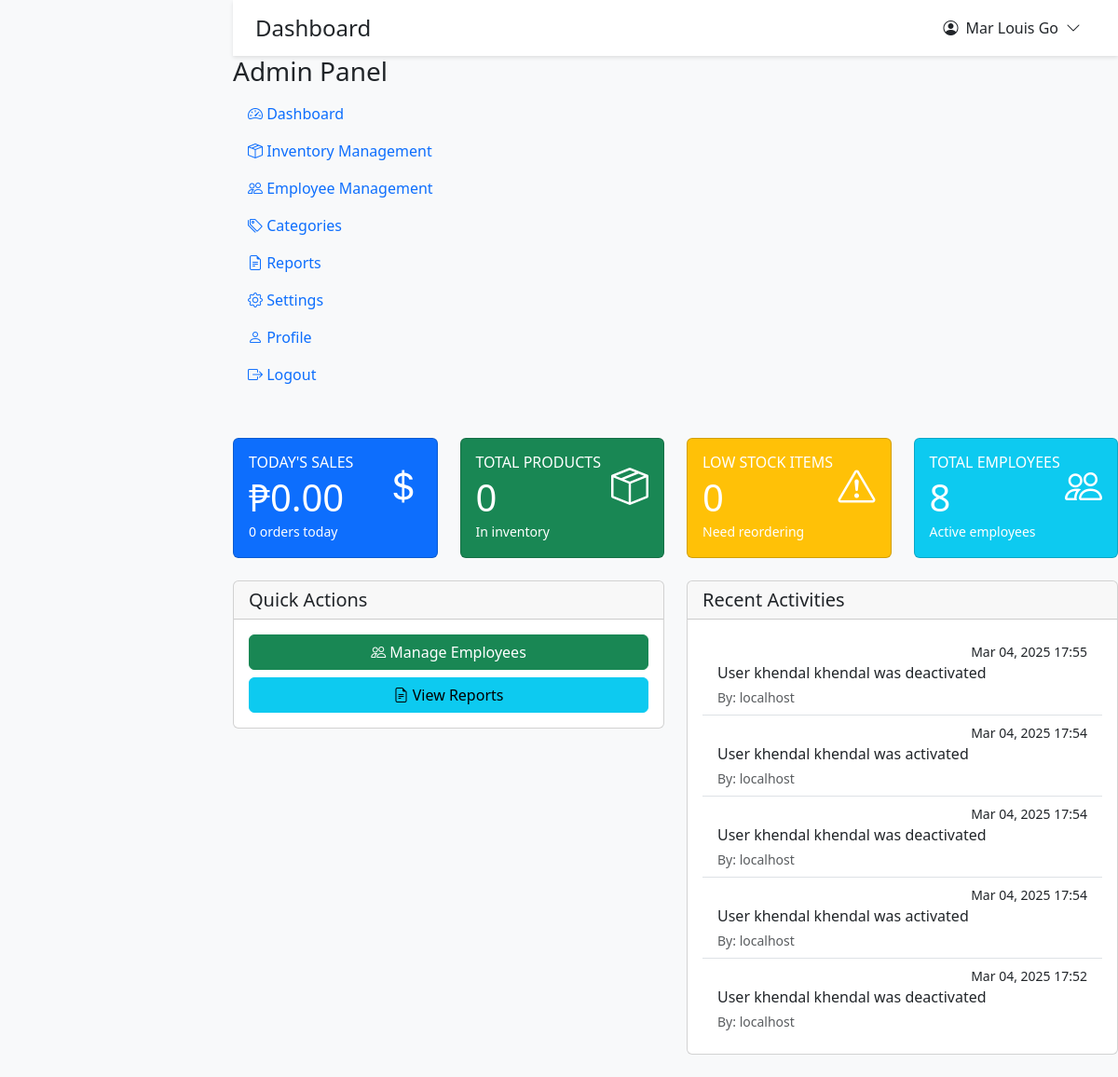
The app's page /roles/admin/dashboard.php (signed in), older data.
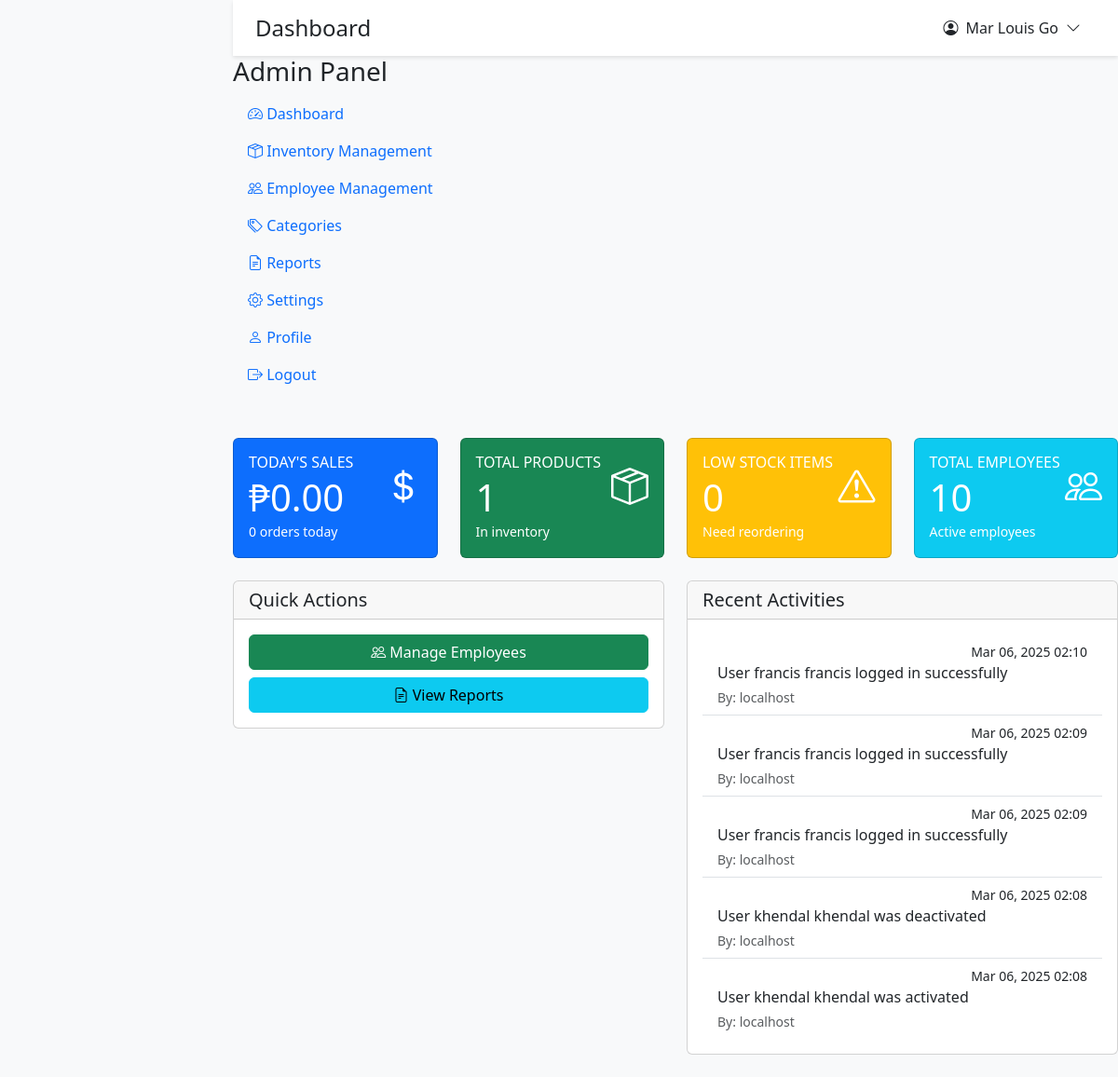
The same page, newer data.
### tables this page shows
CREATE TABLE `tbl_transaction_log` (
  `transaction_log_id` int(11) NOT NULL,
  `payment_id` int(11) DEFAULT NULL,
  `transaction_type` enum('purchase','refund','adjustment') NOT NULL,
  `transaction_amount` decimal(10,2) DEFAULT NULL,
  `transaction_description` text DEFAULT NULL,
  `transaction_date` timestamp NOT NULL DEFAULT current_timestamp()
);

### roles/admin/dashboard.php (the view, shortened to what the changed rows need)
<?php
require_once '../../config/database.php';
require_once '../../includes/header.php';
$query = "SELECT COUNT(*) as total FROM tbl_products";
$result = $conn->query($query);
$total_products = $result->fetch_assoc()['total'];
$query = "SELECT COUNT(*) as total FROM tbl_employee";
$result = $conn->query($query);
$total_employees = $result->fetch_assoc()['total'];
?>
<div class="row">
    <div class="col-md-3 mb-4">
        <div class="card bg-success text-white h-100">
            <div class="card-body">
                <div class="d-flex justify-content-between align-items-center">
                    <div>
                        <h6 class="text-uppercase mb-1">Total Products</h6>
                        <h3 class="display-6 mb-0"><?php echo $total_products; ?></h3>
                    </div>
                </div>
            </div>
        </div>
    </div>
    <div class="col-md-3 mb-4">
        <div class="card bg-info text-white h-100">
            <div class="card-body">
                <div class="d-flex justify-content-between align-items-center">
                    <div>
                        <h6 class="text-uppercase mb-1">Total Employees</h6>
                        <h3 class="display-6 mb-0"><?php echo $total_employees; ?></h3>
                    </div>
                </div>
            </div>
        </div>
    </div>
</div>
<div class="row mb-4">
    <div class="col-md-6">
        <div class="card">
            <div class="card-body">
                <div class="list-group list-group-flush">
                    <?php
                    $query = "SELECT t.*
                             FROM tbl_transaction_log t
                             ORDER BY t.transaction_date DESC LIMIT 5";
                    $result = $conn->query($query);
                    if ($result && $result->num_rows > 0) {
                        while ($activity = $result->fetch_assoc()) {
                            echo '<div class="list-group-item">';
                            echo '<div class="d-flex w-100 justify-content-between">';
                            echo '<small>' . date('M d, Y H:i', strtotime($activity['transaction_date'])) . '</small>';
                            echo '</div>';
                            $description = $activity['transaction_description'];
                            $creator_name = '';
                            echo '<p class="mb-1">' . htmlspecialchars($description) . '</p>';
                            echo '<div class="d-flex justify-content-between align-items-center">';
                            if ($creator_name) {
                                if ($creator_name === $_SESSION['full_name']) {
                                    echo '<small class="text-primary">By: You</small>';
                                } else {
                                    echo '<small class="text-muted">By: ' . htmlspecialchars($creator_name) . '</small>';
                                }
                            } else {
                                echo '<small class="text-muted">By: localhost</small>';
                            }
                            echo '</div>';
                            echo '</div>';
                        }
                    } else {
                        echo '<p class="text-muted text-center mb-0">No recent activities</p>';
                    }
                    ?>
                </div>
            </div>
        </div>
    </div>
</div>
<?php require_once '../../includes/footer.php'; ?>

Row changes from the older to the newer data that the page shows:
no longer on this page (row unchanged): tbl_transaction_log: transaction_date "Mar 04, 2025 17:55", transaction_description "User khendal khendal was deactivated"
no longer on this page (row unchanged): tbl_transaction_log: transaction_date "Mar 04, 2025 17:54", transaction_description "User khendal khendal was activated"
no longer on this page (row unchanged): tbl_transaction_log: transaction_date "Mar 04, 2025 17:54", transaction_description "User khendal khendal was deactivated"
no longer on this page (row unchanged): tbl_transaction_log: transaction_date "Mar 04, 2025 17:54", transaction_description "User khendal khendal was activated"
no longer on this page (row unchanged): tbl_transaction_log: transaction_date "Mar 04, 2025 17:52", transaction_description "User khendal khendal was deactivated"
added tbl_transaction_log: transaction_date "Mar 06, 2025 02:10", transaction_description "User francis francis logged in successfully"
added tbl_transaction_log: transaction_date "Mar 06, 2025 02:09", transaction_description "User francis francis logged in successfully"
added tbl_transaction_log: transaction_date "Mar 06, 2025 02:09", transaction_description "User francis francis logged in successfully"
added tbl_transaction_log: transaction_date "Mar 06, 2025 02:08", transaction_description "User khendal khendal was deactivated"
added tbl_transaction_log: transaction_date "Mar 06, 2025 02:08", transaction_description "User khendal khendal was activated"
Text that changed along with them:
$total_products: "0" → "1"
$total_employees: "8" → "10"
